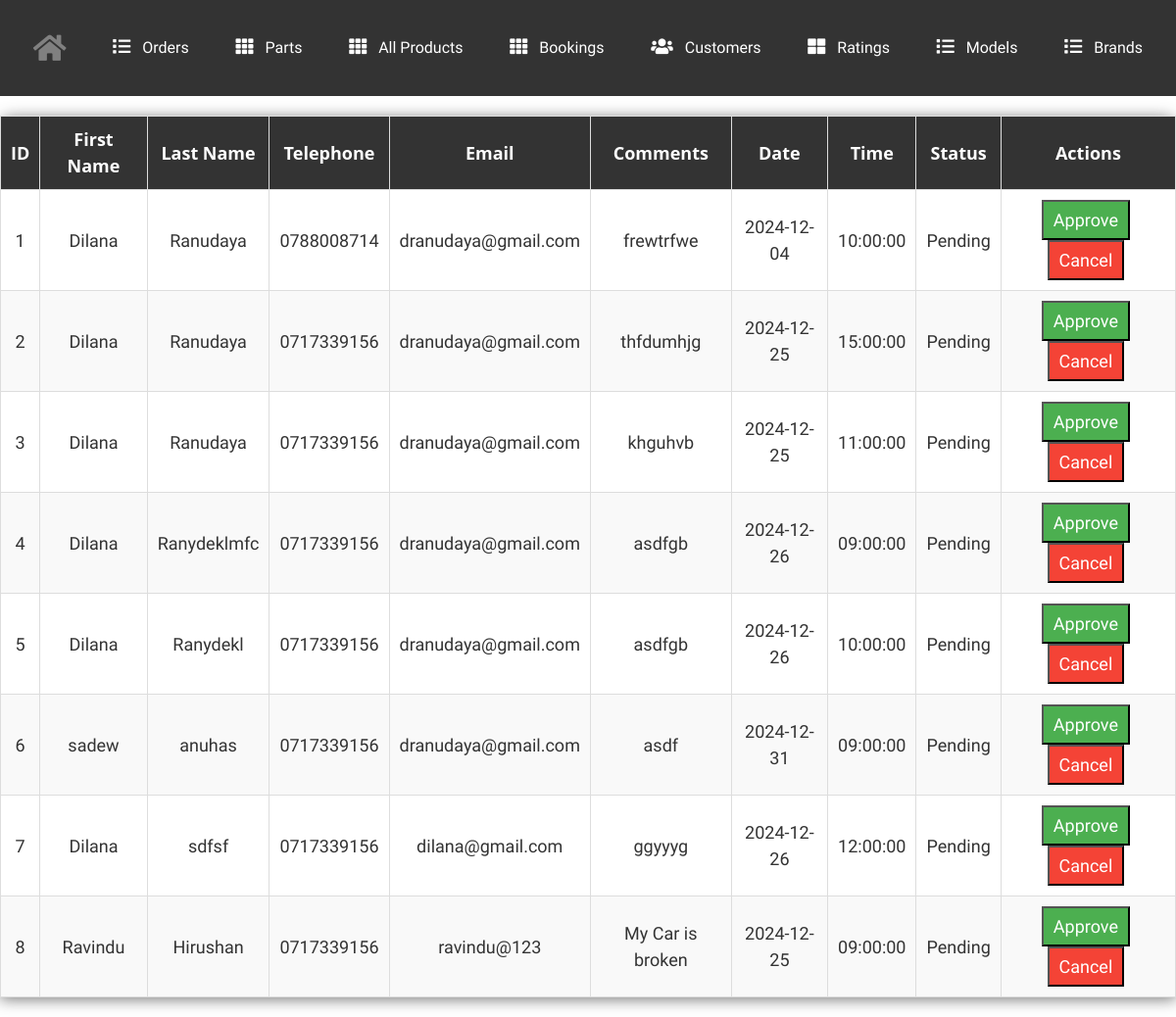
The page /admin_panel/adminView/bookingad.php on the database its author committed.
### tables this page shows
CREATE TABLE `bookings` (
  `id` int(11) NOT NULL,
  `first_name` varchar(100) NOT NULL,
  `last_name` varchar(100) NOT NULL,
  `telephone` varchar(15) NOT NULL,
  `email` varchar(100) NOT NULL,
  `comments` text DEFAULT NULL,
  `date` date NOT NULL,
  `time` time NOT NULL,
  `status` varchar(255) DEFAULT 'Pending'
);

### admin_panel/adminView/bookingad.php (the view, shortened to what this page needs)
<!DOCTYPE html>
<html lang="en">
<head>
    <link rel="stylesheet" href="https://cdnjs.cloudflare.com/ajax/libs/font-awesome/6.0.0-beta3/css/all.min.css">
    <link rel="stylesheet" href="../assets/css/style.css">
    <link rel="stylesheet" href="https://stackpath.bootstrapcdn.com/bootstrap/4.5.2/css/bootstrap.min.css">
    <link rel="stylesheet" href="https://cdnjs.cloudflare.com/ajax/libs/font-awesome/5.15.1/css/all.min.css">
</head>
<body>
<div class="navbar">
    <a href="../index.php">
        <i class="fa fa-home" style="display: block; color: grey; font-size: 30px; margin: 10px 0;"></i>
    </a>
    <a href="viewAllOrders.php"><i class="fa fa-list"></i> Orders</a>
    <a href="viewParts.php"><i class="fa fa-th"></i> Parts</a>
    <a href="viewAllProducts.php"><i class="fa fa-th"></i> All Products</a>
    <a href="bookingad.php"><i class="fa fa-th"></i> Bookings</a>
    <a href="viewCustomers.php"><i class="fa fa-users"></i> Customers</a>
    <a href="viewRating.php"><i class="fa fa-th-large"></i> Ratings</a>
    <a href="models.php"><i class="fa fa-list"></i> Models</a>
    <a href="brands.php"><i class="fa fa-list"></i> Brands</a>
</div>
    <table>
        <thead>
            <tr>
                <th>ID</th>
                <th>First Name</th>
                <th>Last Name</th>
                <th>Telephone</th>
                <th>Email</th>
                <th>Comments</th>
                <th>Date</th>
                <th>Time</th>
                <th>Status</th>
                <th>Actions</th>
            </tr>
        </thead>
        <tbody id="booking-table">
            <?php
            $servername = "localhost:3308";
$username = "root";
$password = "";
$dbname = "adminpanel";
$conn = new mysqli($servername, $username, $password, $dbname);
            $sql = "SELECT id, first_name, last_name, telephone, email, comments, date, time, status FROM bookings";
            $result = $conn->query($sql);
            if ($result->num_rows > 0) {
                while ($row = $result->fetch_assoc()) {
                    echo "<tr>
                        <td>{$row['id']}</td>
                        <td>{$row['first_name']}</td>
                        <td>{$row['last_name']}</td>
                        <td>{$row['telephone']}</td>
                        <td>{$row['email']}</td>
                        <td>{$row['comments']}</td>
                        <td>{$row['date']}</td>
                        <td>{$row['time']}</td>
                        <td id='status-{$row['id']}'>{$row['status']}</td>
                        <td>
                            <button class='action-btn approve' onclick='approveBooking({$row['id']})'>Approve</button>
                            <button class='action-btn cancel' onclick='cancelBooking({$row['id']})'>Cancel</button>
                        </td>
                    </tr>";
                }
            } else {
                echo "<tr><td colspan='10'>No bookings found.</td></tr>";
            }
            ?>
        </tbody>
    </table>
</body>
</html>

### admin_panel/assets/css/style.css (style rules this page uses)
* { margin: 0; padding: 0; font-family: 'Work Sans', sans-serif; font-size: 18px; }
table { width: 100%; border-collapse: collapse; border-spacing: 0; box-shadow: 0 2px 15px rgba(64, 64, 64, .7); border-radius: 12px 12px 0 0; margin-bottom: 50px; }
td, th { padding: 10px 16px; text-align: center; }
th { background-color: #584e46; color: #fafafa; font-family: 'Open Sans', Sans-serif; font-weight: bold; }
tr { width: 100%; background-color: #fafafa; font-family: 'Montserrat', sans-serif; }
tr:nth-child(even) { background-color: #eeeeee; }

### admin_panel/adminView/bookingad.php (style rules this page uses)
table { width: 100%; border-collapse: collapse; margin: 20px 0; font-size: 16px; background-color: #fff; border: 1px solid #ddd; }
th { background-color: #333; color: white; font-weight: bold; text-align: center; padding: 10px; border: 1px solid #ddd; }
td { padding: 10px; text-align: center; border: 1px solid #ddd; color: #333; }
tr:nth-child(even) { background-color: #f9f9f9; }
tr:nth-child(odd) { background-color: #fff; }
body { font-family: Arial, sans-serif; margin: 0; padding: 0; }
.navbar { background-color: #333; overflow: hidden; display: flex; justify-content: space-around; align-items: center; padding: 10px; }
.navbar a { color: white; text-decoration: none; padding: 14px 20px; display: inline-block; font-size: 16px; transition: background-color 0.3s; }
.navbar i { margin-right: 8px; }
.action-btn { cursor: pointer; padding: 5px 10px; margin-right: 5px; }
.approve { background-color: #4CAF50; color: white; }
.cancel { background-color: #f44336; color: white; }

### rows shown on the page
bookings: id "1", first_name "Dilana", last_name "Ranudaya", telephone "0788008714", email "dranudaya@gmail.com", comments "frewtrfwe", date "2024-12-04", time "10:00:00", status "Pending"
bookings: id "2", first_name "Dilana", last_name "Ranudaya", telephone "0717339156", email "dranudaya@gmail.com", comments "thfdumhjg", date "2024-12-25", time "15:00:00", status "Pending"
bookings: id "3", first_name "Dilana", last_name "Ranudaya", telephone "0717339156", email "dranudaya@gmail.com", comments "khguhvb", date "2024-12-25", time "11:00:00", status "Pending"
bookings: id "4", first_name "Dilana", last_name "Ranydeklmfc", telephone "0717339156", email "dranudaya@gmail.com", comments "asdfgb", date "2024-12-26", time "09:00:00", status "Pending"
bookings: id "5", first_name "Dilana", last_name "Ranydekl", telephone "0717339156", email "dranudaya@gmail.com", comments "asdfgb", date "2024-12-26", time "10:00:00", status "Pending"
bookings: id "6", first_name "sadew", last_name "anuhas", telephone "0717339156", email "dranudaya@gmail.com", comments "asdf", date "2024-12-31", time "09:00:00", status "Pending"
bookings: id "7", first_name "Dilana", last_name "sdfsf", telephone "0717339156", email "dilana@gmail.com", comments "ggyyyg", date "2024-12-26", time "12:00:00", status "Pending"
bookings: id "8", first_name "Ravindu", last_name "Hirushan", telephone "0717339156", email "ravindu@123", comments "My Car is broken", date "2024-12-25", time "09:00:00", status "Pending"
